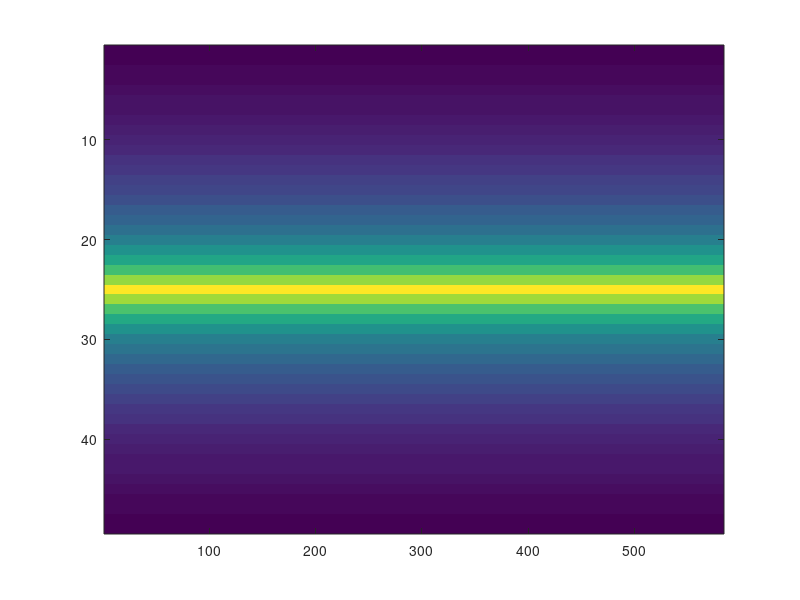

The MATLAB script that drew this image:
clear all
thNS=load('IncKu.txt');
LaKu=load('LaKu.txt');
LoKu=load('LoKu.txt');
sizeT=size(thNS);
SigNS=zeros(sizeT);
Nbreaks=floor(20*rand(1));
rndPos=rand(1,Nbreaks);
breakPos=sort(floor(rndPos.*sizeT(2)));
breakPos=[1,breakPos,sizeT(2)];

Ai=153.12; Bi=4.25; Ci=-13.67; %ice param
Aw=0.72; Bw=0.03; %water param
f=2; %shift factor
for j=1:Nbreaks+1    
    if rand>=0.5
        for i=breakPos(j):breakPos(j+1)
            SigNS(:,i)=Ai*abs(1./(abs(thNS(:,i))+Bi))+Ci;%ice
        end
    else
        for i=breakPos(j):breakPos(j+1)
            SigNS(:,i)=10*log10(Aw^2/Bw*secd(thNS(:,i)).^4.*exp(-(tand(thNS(:,i))).^2/Bw)); %water
        end
    end
end

for k=1:sizeT(1)
    a=SigNS(k,:);
    a=a';
    a=circshift(a,[k*f,0]);
    a=a';
    SigNS(k,:)=a;
end

fidK = fopen('areaKu.txt','wt');

for ii=1:sizeT(1)
    for jj=1:sizeT(2)
        
        fprintf(fidK,'%e   %e   %e   %e   \r\n',LaKu(ii,jj),LoKu(ii,jj),thNS(ii,jj),SigNS(ii,jj));
        
    end
end
    
fidSig = fopen('SigKu.txt','wt');
dlmwrite('SigKu.txt',SigNS,'delimiter','\t');
imagesc(SigNS)
print('angled','-dpng')

%F=param(1)*abs(1./(abs(xdata)+param(2)))+param(3); %ice

%F=param(1)^2/param(2)*secd(xdata).^4.*exp(-(tand(xdata)).^2/param(2)); %water